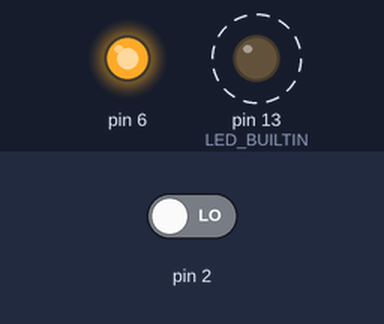
Simulated run of this sketch. Board: Arduino Uno, built with avr-gcc and run on an emulated ATmega328P. On the bench: output pins drawn as LEDs (lit = HIGH). Dashed ring = blinking. Inputs (shaded band) come from the test bench; at power-on: pin 2 LOW.

Above: at 1.2 s.
1.3 s: pin 2 driven HIGH
At 2.7 s:
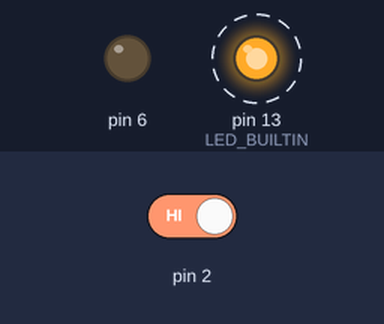
Timing chart, 0 to 10.3 s (numbered marks = the images above; inputs shaded):
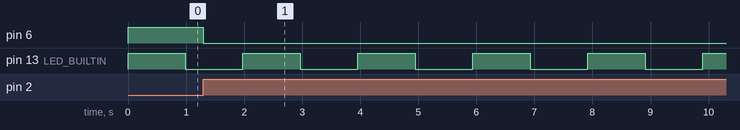

The sketch:

Blink.ino
```cpp
/*Functionality
* This code blink the internal LED at every second
* And turns on and off an external LED at interrupt appear
* On PIN2 (interrupt from a Button)
*/
//include the core for FreeRTOS on ArduinoUno
#include <Arduino_FreeRTOS.h>

// define the task functions
void TaskBlinkInternal( void *pvParameters );
void TaskBlinkExternal( void *pvParameters );

TaskHandle_t xHandle;

void Pressed(){
  vTaskResume( xHandle );
}
// the setup function runs once when you press reset or power the board
void setup() {
  // Now set up two tasks to run independently.
  xTaskCreate(
    TaskBlinkInternal
    ,  (const char *)"BlinkInternal"
    ,  128
    ,  NULL
    ,  2
    ,  NULL );

  xTaskCreate(
    TaskBlinkExternal
    ,  (const char *) "BlinkExternal"
    ,  128
    ,  NULL
    ,  1
    ,  &xHandle );

  // Now the task scheduler, which takes over control of scheduling individual tasks, is automatically started.
}

void loop()
{
  // Empty. Things are done in Tasks.
}

/*--------------------------------------------------*/
/*---------------------- Tasks ---------------------*/
/*--------------------------------------------------*/

void TaskBlinkInternal(void *pvParameters)  // This is a task.
{
  // initialize digital LED_BUILTIN on pin 13 as an output.
  pinMode(LED_BUILTIN, OUTPUT);

  for (;;) // A Task shall never return or exit.
  {
    digitalWrite(LED_BUILTIN, HIGH);   // turn the LED on (HIGH is the voltage level)
    vTaskDelay( 1000 / portTICK_PERIOD_MS ); // wait for one second
    digitalWrite(LED_BUILTIN, LOW);    // turn the LED off by making the voltage LOW
    vTaskDelay( 1000 / portTICK_PERIOD_MS ); // wait for one second
  }
}

void TaskBlinkExternal(void *pvParameters)  // This is a task.
{
  // initialize pin 6 as an output.
  pinMode(6, OUTPUT);
  attachInterrupt(digitalPinToInterrupt(2),Pressed,RISING);

  for (;;) // A Task shall never return or exit.
  {
    digitalWrite(6, HIGH);   // turn the LED on (HIGH is the voltage level)
    vTaskSuspend( NULL );
    digitalWrite(6, LOW);    // turn the LED off by making the voltage LOW
    vTaskSuspend( NULL );
  }
}
```

Measured:
- after the input at 1.3 s, pin 6: HIGH → LOW at once
- by itself, pin 13 (LED_BUILTIN): alternates HIGH for 0.99 s and LOW for 0.99 s
